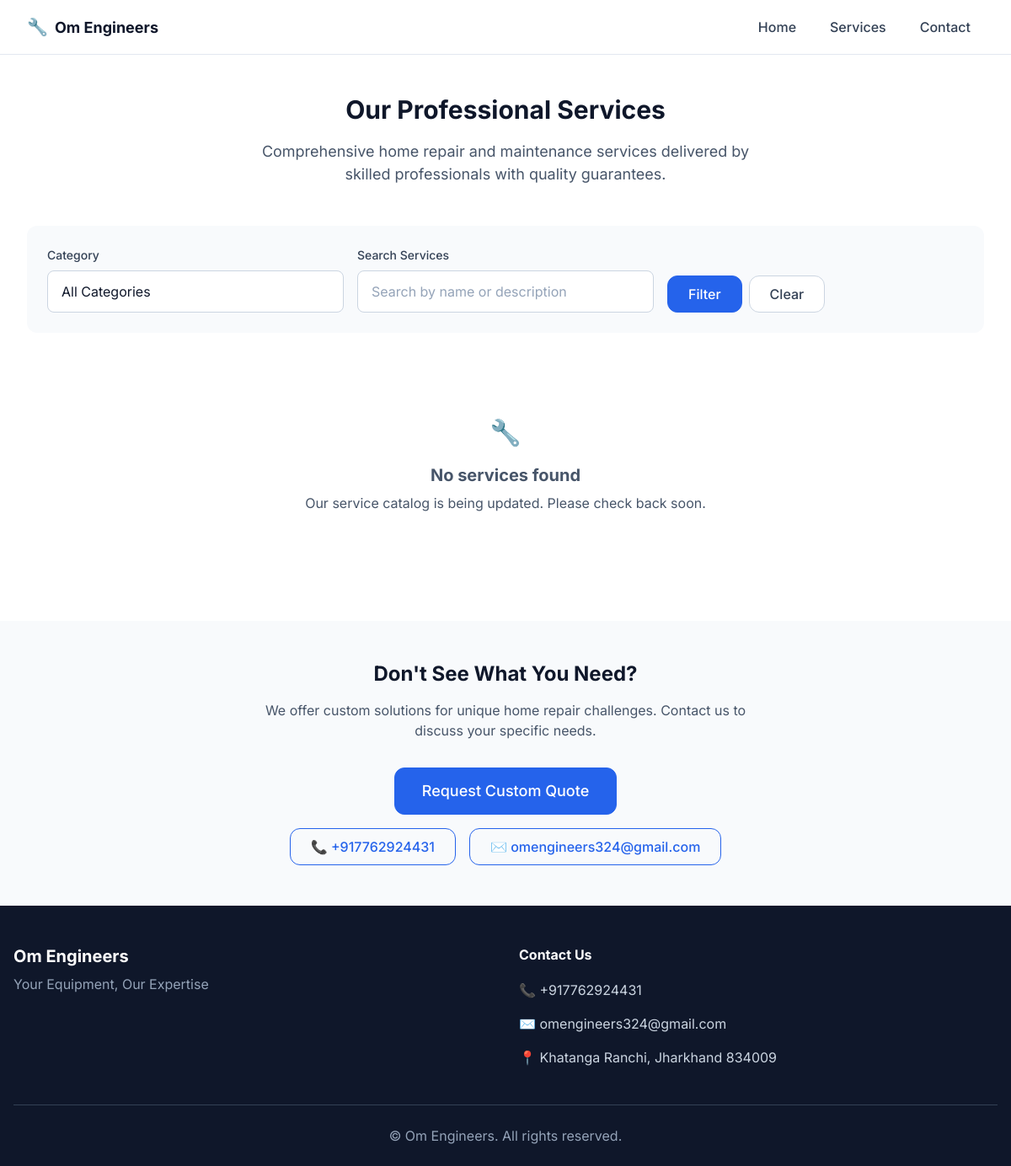
/services/, run on an earlier commit of the app's database.
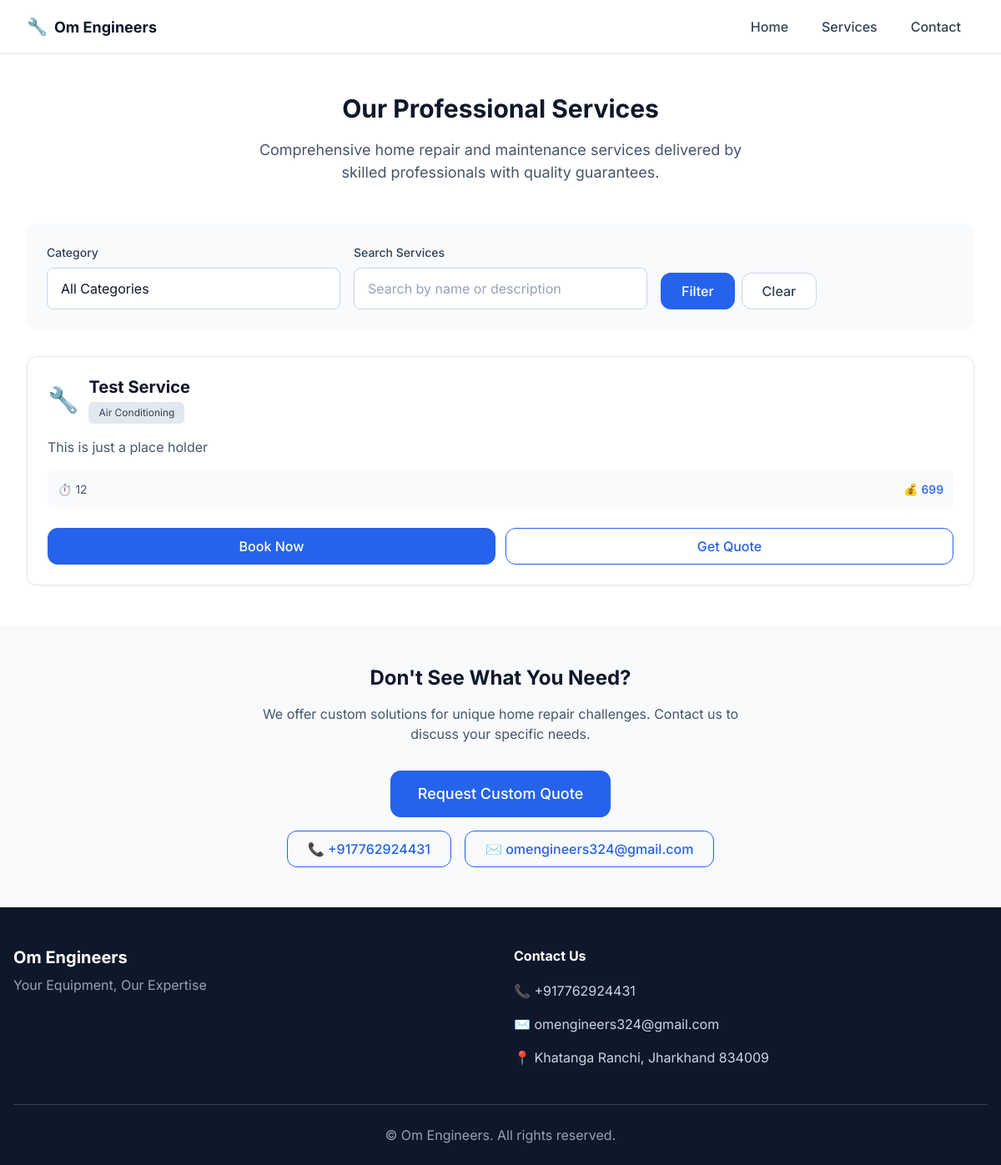
And on a later commit of the database.
### models/service_db.py (models this page shows, shortened)
class Service(db.Model):
    __tablename__ = 'services'
    id: Mapped[int] = mapped_column(primary_key=True)
    name: Mapped[str] = mapped_column(String(100), nullable=False)
    description: Mapped[str] = mapped_column(Text, nullable=False)
    category: Mapped[str] = mapped_column(String(50), nullable=False, index=True)
    duration: Mapped[str] = mapped_column(String(50), nullable=False)
    price_range: Mapped[str] = mapped_column(String(50), nullable=False)
    icon: Mapped[str] = mapped_column(String(10), default="🔧")
    is_active: Mapped[bool] = mapped_column(Boolean, default=True, index=True)
    created_at: Mapped[datetime] = mapped_column(DateTime, default=datetime.utcnow)
    updated_at: Mapped[datetime] = mapped_column(DateTime, default=datetime.utcnow, onupdate=datetime.utcnow)
    appointments = db.relationship('Appointment', back_populates='service')
    @classmethod
    def get_all(cls, active_only: bool = True):
        query = cls.query
        if active_only:
            query = query.filter_by(is_active=True)
        return query.all()
    @classmethod
    def get_categories(cls, active_only: bool = True):
        query = db.session.query(cls.category).distinct()
        if active_only:
            query = query.filter_by(is_active=True)
        return [category[0] for category in query.all()]

### routes/services.py (the view)
@services_bp.route('/')
def index():
    category = request.args.get('category', '')
    search = request.args.get('search', '')
    services = Service.get_all()
    if category:
        services = [s for s in services if s.category.lower() == category.lower()]
    if search:
        search_results = Service.search(search)
        services = [s for s in services if s in search_results]
    categories = Service.get_categories()
    return render_template('services/index.html',
                         services=services,
                         categories=categories,
                         current_category=category,
                         current_search=search)

### templates/services/index.html (shortened to what the changed rows need)
{% extends "base.html" %}
{% block content %}
<div class="section">
    <div class="container">
        <div style="text-align: center; margin-bottom: var(--space-12);">
            <h1>Our Professional Services</h1>
        </div>
        {% if services %}
        <div style="display: grid; gap: var(--space-6); grid-template-columns: repeat(auto-fit, minmax(350px, 1fr));">
            {% for service in services %}
            <div class="card" style="height: 100%; display: flex; flex-direction: column;">
                <div style="display: flex; align-items: center; gap: var(--space-3); margin-bottom: var(--space-4);">
                    <div style="font-size: var(--font-size-3xl);">{{ service.icon }}</div>
                    <div style="flex: 1;">
                        <h3 style="margin-bottom: var(--space-1);">{{ service.name }}</h3>
                        <div style="background-color: var(--gray-200); color: var(--gray-700); padding: var(--space-1) var(--space-3); border-radius: var(--border-radius-sm); font-size: var(--font-size-xs); display: inline-block;">
                            {{ service.category }}
                        </div>
                    </div>
                </div>
                <p style="color: var(--gray-600); margin-bottom: var(--space-4); flex: 1;">
                    {{ service.description }}
                </p>
                <div style="margin-bottom: var(--space-6);">
                    <div style="display: flex; justify-content: space-between; align-items: center; padding: var(--space-3); background-color: var(--gray-50); border-radius: var(--border-radius); font-size: var(--font-size-sm);">
                        <span style="color: var(--gray-600);">
                            ⏱️ {{ service.duration }}
                        </span>
                        <span style="color: var(--primary-color); font-weight: var(--font-weight-medium);">
                            💰 {{ service.price_range }}
                        </span>
                    </div>
                </div>
                <div style="display: flex; gap: var(--space-3); margin-top: auto;">
                    <a href="{{ url_for('main.get_started') }}?service={{ service.id }}" class="btn btn-primary" style="flex: 1;">
                        Book Now
                    </a>
                    <a href="{{ url_for('main.request_quotation') }}?service={{ service.id }}" class="btn btn-outline" style="flex: 1;">
                        Get Quote
                    </a>
                </div>
            </div>
            {% endfor %}
        </div>
        {% else %}
        <div style="text-align: center; padding: var(--space-16); color: var(--gray-500);">
            <div style="font-size: var(--font-size-3xl); margin-bottom: var(--space-4);">🔧</div>
            <h3 style="color: var(--gray-600); margin-bottom: var(--space-2);">No services found</h3>
            <p>
                {% if current_category or current_search %}
                    Try adjusting your filters or <a href="{{ url_for('services.index') }}">view all services</a>.
                {% else %}
                    Our service catalog is being updated. Please check back soon.
                {% endif %}
            </p>
        </div>
        {% endif %}
    </div>
</div>
<section class="section" style="background-color: var(--gray-50);">
    <div class="container">
        <div style="text-align: center; max-width: 600px; margin: 0 auto;">
            <h2>Don't See What You Need?</h2>
        </div>
    </div>
</section>
{% endblock %}

What changed in the data, as far as the page shows it:
added Service: icon "🔧", name "Test Service", category "Air Conditioning", description "This is just a place holder", duration "12", price_range "699"
Also different on the page:
text no longer shown: "🔧 No services found Our service catalog is being updated. Please check back soon."
